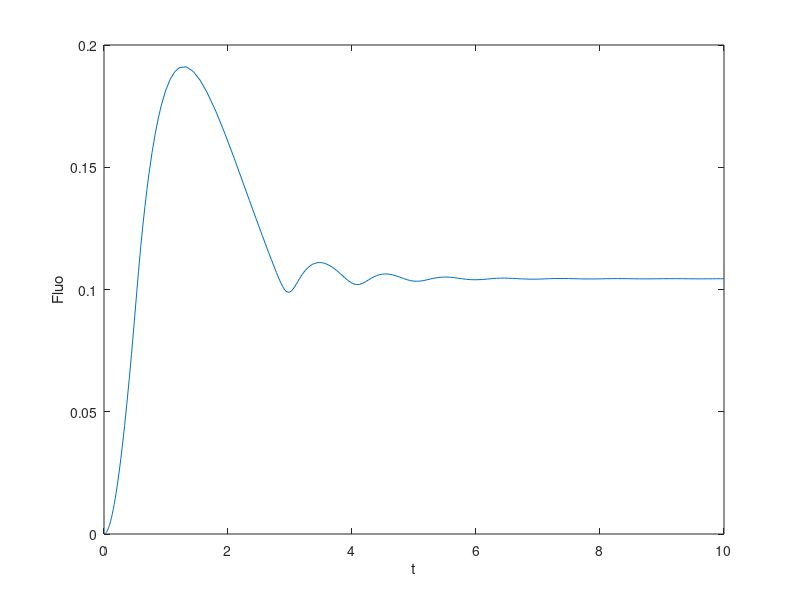

Recreate this plot in MATLAB.
beta1=1; beta2=1;    % degradation rate
alpha1=1; alpha2=1;    % promoter strength
Kd=0.1; n=50;    % dissociation constant, Hill coefficient

% neg. autoregulation captured by a 2-step model 
% (transcription + translation)
% can behave as a damped oscillator
tspan = [0 10];
dPdt = @(t,P) [beta1*Kd^n/(Kd^n+P(2)^n)-alpha1*P(1); beta2*P(1)-alpha2*P(2)];
[t, P] = ode45(dPdt , tspan, [0;0]);
plot(t,P(:,2))
xlabel('t'); ylabel('Fluo')
hold on